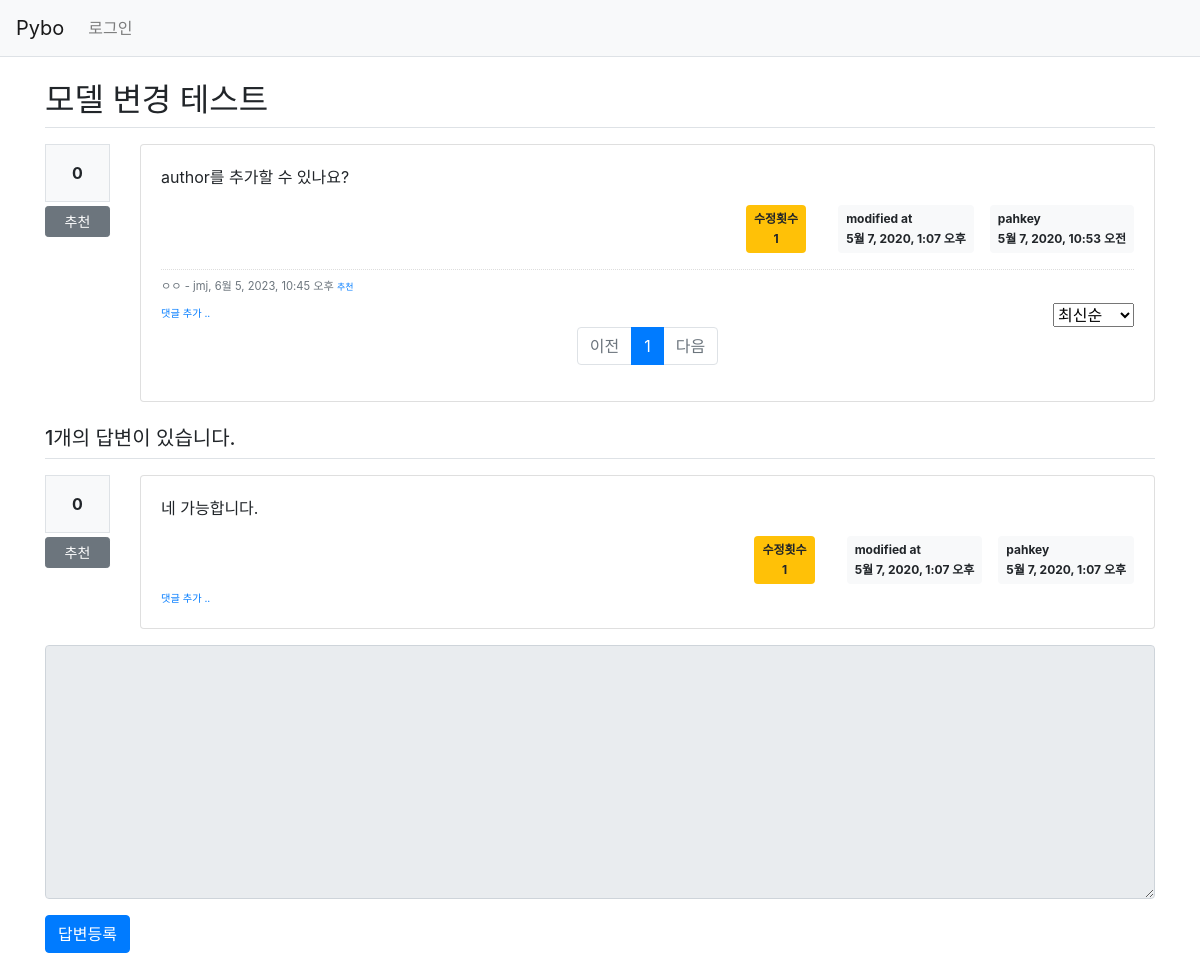
The app's page /pybo/14/ with its own data.
### pybo/models.py (models this page shows, shortened)
class Question(models.Model):
    author = models.ForeignKey(User, on_delete=models.CASCADE, related_name='author_question')
    subject = models.CharField(max_length=200)
    content = models.TextField()
    create_date = models.DateTimeField()
    modify_date = models.DateTimeField(null=True, blank=True)
    voter = models.ManyToManyField(User, related_name='voter_question')
    modify_count = models.IntegerField() # 질문 수정 횟수 추가

class Comment(models.Model):
    author = models.ForeignKey(User, on_delete=models.CASCADE, related_name='author_comment')
    content = models.TextField()
    create_date = models.DateTimeField()
    modify_date = models.DateTimeField(null=True, blank=True)
    question = models.ForeignKey(Question, null=True, blank=True, on_delete=models.CASCADE)
    answer = models.ForeignKey(Answer, null=True, blank=True, on_delete=models.CASCADE)
    modify_count = models.IntegerField() # 댓글 수정 횟수 추가
    voter = models.ManyToManyField(User, related_name='voter_comment')

class Answer(models.Model):
    author = models.ForeignKey(User, on_delete=models.CASCADE, related_name='author_answer')
    question = models.ForeignKey(Question, on_delete=models.CASCADE)
    content = models.TextField()
    create_date = models.DateTimeField()
    modify_date = models.DateTimeField(null=True, blank=True)
    voter = models.ManyToManyField(User, related_name='voter_answer')
    modify_count = models.IntegerField() # 답변 수정 횟수 추가

### pybo/views/base_views.py (the view)
# urls.py: path('<int:question_id>/', base_views.detail, name='detail'),
def detail(request, question_id):
    question = get_object_or_404(Question, pk=question_id)
    page = request.GET.get('page', '1')  # 페이지
    so = request.GET.get('so', 'recent')  # 정렬기준
    if so == 'recommend':
        comment_list = question.comment_set.annotate(num_voter=Count('voter')).order_by('-num_voter', '-create_date')
    elif so == 'oldest':  # oldest
        comment_list = question.comment_set.order_by('create_date')
    else:  # recent
        comment_list = question.comment_set.order_by('-create_date')
    paginator = Paginator(comment_list, 10)  # 페이지당 10개씩 보여주기
    page_obj = paginator.get_page(page)
    context = {'question': question, 'comment_list': page_obj, 'page': page, 'so': so}
    return render(request, 'pybo/question_detail.html', context)

### pybo/templatetags/pybo_filter.py (called while the page is built)
@register.filter()
def mark(value):
    extensions = ["nl2br", "fenced_code"]
    return mark_safe(markdown.markdown(value, extensions=extensions))

### templates/pybo/question_detail.html (shortened to what this page needs)
{% extends 'base.html' %}
{% load pybo_filter %}
{% block content %}
<div class="container my-3">
    <h2 class="border-bottom py-2">{{ question.subject }}</h2>
    <div class="row my-3">
        <div class="col-1">
            <div class="bg-light text-center p-3 border font-weight-bolder mb-1">{{question.voter.count}}</div>
            <a href="#" data-uri="{% url 'pybo:vote_question' question.id  %}"
               class="recommend btn btn-sm btn-secondary btn-block my-1">추천</a>
        </div>
        <div class="col-11">
            <div class="card">
                <div class="card-body">
                    <div class="card-text">{{ question.content|mark }}</div>
                    <div class="d-flex justify-content-end">
                        {% if question.modify_date %}
                        <div class="badge badge-warning p-2 text-center mx-3">
                            <div class="mb-2">수정횟수</div>
                            <div>{{ question.modify_count }}</div>
                        </div>
                        <div class="badge badge-light p-2 text-left mx-3">
                            <div class="mb-2">modified at</div>
                            <div>{{ question.modify_date }}</div>
                        </div>
                        {% endif %}
                        <div class="badge badge-light p-2 text-left">
                            <div class="mb-2">{{ question.author.username }}</div>
                            <div>{{ question.create_date }}</div>
                        </div>
                    </div>
                    {% if comment_list %}
                    <div class="mt-3">
                    {% for comment in comment_list %}
                        <div class="comment py-2 text-muted">
                            <span style="white-space: pre-line;">{{ comment.content }}</span>
                            <span>
                                - {{ comment.author }}, {{ comment.create_date }}
                            </span>
                            {% if request.user == comment.author %}
                            <a href="{% url 'pybo:comment_modify_question' comment.id  %}" class="small">수정</a>,
                            <a href="#" class="small delete"
                               data-uri="{% url 'pybo:comment_delete_question' comment.id  %}">삭제</a>
                            {% else %}
                            <a href="#" data-uri="{% url 'pybo:vote_comment' comment.id  %}"
                                class="small recommend">추천</a>
                            {% endif %}
                        </div>
                    {% endfor %}
                    </div>
                    {% endif %}
                    <div class="d-flex justify-content-between">
                        <a href="{% url 'pybo:comment_create_question' question.id  %}"
                           class="small"><small>댓글 추가 ..</small></a>
                        <select class="so ml-auto">
                            <option value="recent" {% if so == 'recent' %}selected{% endif %}>최신순</option>
                        </select>
                    </div>
                    <ul class="pagination justify-content-center ">
                        {% if comment_list.has_previous %}
                        <li class="page-item">
                            <a class="page-link" data-page="{{ comment_list.previous_page_number }}" href="#">이전</a>
                        </li>
                        {% else %}
                        <li class="page-item disabled">
                            <a class="page-link" tabindex="-1" aria-disabled="true" href="#">이전</a>
                        </li>
                        {% endif %}
                        {% for page_number in comment_list.paginator.page_range %}
                        {% if page_number >= comment_list.number|add:-5 and page_number <= comment_list.number|add:5 %}
                            {% if page_number == comment_list.number %}
                            <li class="page-item active" aria-current="page">
                                <a class="page-link" data-page="{{ page_number }}" href="#">{{ page_number }}</a>
                            </li>
                            {% else %}
                            <li class="page-item">
                                <a class="page-link" data-page="{{ page_number }}" href="#">{{ page_number }}</a>
                            </li>
                            {% endif %}
                        {% endif %}
                        {% endfor %}
                        {% if question_list.has_next %}
                        <li class="page-item">
                            <a class="page-link" data-page="{{ comment_list.next_page_number }}" href="#">다음</a>
                        </li>
                        {% else %}
                        <li class="page-item disabled">
                            <a class="page-link" tabindex="-1" aria-disabled="true" href="#">다음</a>
                        </li>
                        {% endif %}
                    </ul>
                </div>
            </div>
        </div>
    </div>
    <h5 class="border-bottom my-3 py-2">{{question.answer_set.count}}개의 답변이 있습니다.</h5>
    {% for answer in question.answer_set.all %}
    <div class="row my-3">
        <div class="col-1">
            <div class="bg-light text-center p-3 border font-weight-bolder mb-1">{{answer.voter.count}}</div>
            <a href="#" data-uri="{% url 'pybo:vote_answer' answer.id  %}"
                class="recommend btn btn-sm btn-secondary btn-block my-1">추천</a>
        </div>
        <div class="col-11">
            <div class="card">
                <div class="card-body">
                    <div class="card-text">{{ answer.content|mark }}</div>
                    <div class="d-flex justify-content-end">
                        {% if answer.modify_date %}
                        <div class="badge badge-warning p-2 text-center mx-3">
                            <div class="mb-2">수정횟수</div>
                            <div>{{ answer.modify_count }}</div>
                        </div>
                        <div class="badge badge-light p-2 text-left mx-3">
                            <div class="mb-2">modified at</div>
                            <div>{{ answer.modify_date }}</div>
                        </div>
                        {% endif %}
                        <div class="badge badge-light p-2 text-left">
                            <div class="mb-2">{{ answer.author.username }}</div>
                            <div>{{ answer.create_date }}</div>
                        </div>
                    </div>
                    <div>
                        <a href="{% url 'pybo:comment_create_answer' answer.id  %}"
                           class="small"><small>댓글 추가 ..</small></a>
                    </div>
                </div>
            </div>
        </div>
    </div>
    {% endfor %}
    <form action="{% url 'pybo:answer_create' question.id %}" method="post" class="my-3">
        <div class="form-group">
            <textarea {% if not user.is_authenticated %}disabled{% endif %}
              name="content" id="content" class="form-control" rows="10"></textarea>
        </div>
        <input type="submit" value="답변등록" class="btn btn-primary">
    </form>
</div>
{% endblock %}

### static/style.css (style rules this page uses)
.comment { border-top:dotted 1px #ddd; font-size:0.7em; }

### records on screen
Question: subject "모델 변경 테스트", voter.count "0", content|mark "author를 추가할 수 있나요?", modify_count "1", modify_date "5월 7, 2020, 1:07 오후", author.username "pahkey", create_date "5월 7, 2020, 10:53 오전", answer_set.count "1"
Comment: content "ㅇㅇ", author "jmj", create_date "6월 5, 2023, 10:45 오후", shows "추천"
Answer: voter.count "0", content|mark "네 가능합니다.", modify_count "1", modify_date "5월 7, 2020, 1:07 오후", author.username "pahkey", create_date "5월 7, 2020, 1:07 오후"

### other values on screen
{{ page_number }} "1"
